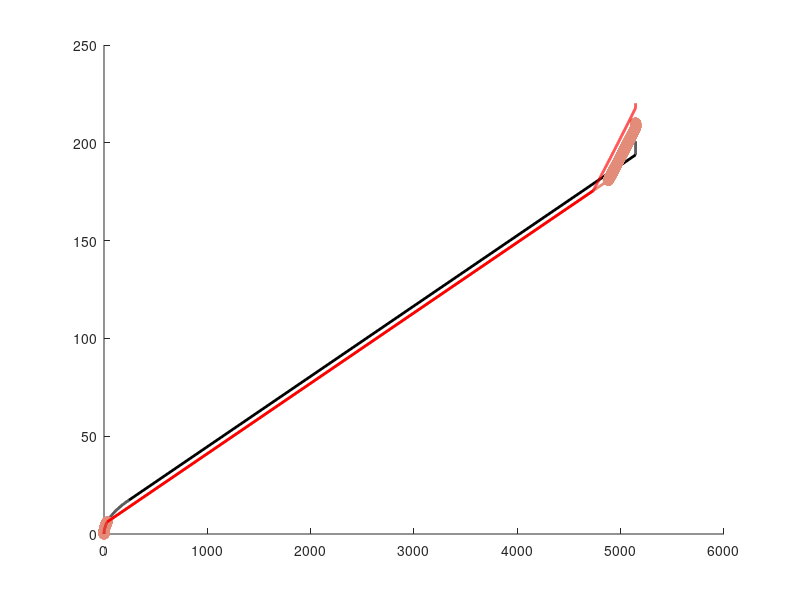

This chart was generated by the following MATLAB code: (Note: this script raises an error after producing the figure.)
clc;clear;
tic;
%数据读入
load('T1.mat');
%%
V1=[100/3.6,10,10,10.02,10.94,14.27];
V2=[100/3.6,9.61,9.39,8.78,7.6,6.92];
% V1=[10];
% V2=[9.61];

Ts=[200,210,220,230,250,350,600];
mark=["-","-","--",":","--","--"];
Maks=["none",".","none","none","none","none"];
colo=[[0,0,0];[227,140,122];[255,0,0];[0,0,255];[176,101,89];[215,157,164]]./255;
n = length(V1);
for i=1:1:n
    v1=V1(i);
    v2=V2(i);
    %牵引时间计算
    dt=0.01;
    A=zeros(1,1800);
    S1=zeros(1,1800);
    E1=zeros(1,1800);
    for i1=2:1:1800
        f1=2.0895+0.0098*A(i1-1)+0.006*(A(i1-1)^2);
        A(i1)=(Nmax-f1)*dt/(m*rou)+A(i1-1);
        S1(i1)=S1(i1-1)+(A(i1)+A(i1-1))*dt/2;
        E1(i1)=Nmax*A(i1)*dt;
        if(A(i1)>=v1) 
            break;
        end
    end
    A = A(A~=0);
    A=[0,A];
    S1 = S1(S1~=0);
    S1=[0,S1];
    E1 = E1(E1~=0);
    E1=[0,E1];
    t1=(i1-1)*dt;
   %制动时间计算
    D=zeros(1,1800);
    D(1)=v2;
    S4=zeros(1,1800);
    for i4=2:1:1800
        f4=2.0895+0.0098*D(i4-1)+0.006*(D(i4-1)^2);
        D(i4)=-(Stopmax+f4)*dt/(m*rou)+D(i4-1);
        S4(i4)=S4(i4)+(D(i4)+D(i4-1))*dt/2;
        if(D(i4)<=0) 
            break;
        end
    end
    D = D(D~=0);
    S4 = S4(S4~=0);
    S4=[0,S4];
    t4=(i4-1)*dt;
    %惰行
    dt=0.01;
    C=zeros(1,180000);
    C(1)=v1;
    S3=zeros(1,180000);
    for i3=2:1:180000
        f3=2.0895+0.0098*C(i3-1)+0.006*(C(i3-1)^2);
        C(i3)=(-f3)*dt/(m*rou)+C(i3-1);
        S3(i3)=S3(i3-1)+(C(i3)+C(i3-1))*dt/2;
        if(C(i3)<=v2) 
            break;
        end
    end
    C = C(C~=0);
    S3 = S3(S3~=0);
    S3=[0,S3];
    t3=(i3-1)*dt;
    
    % %计算巡航时间
    S2=S-S1(end)-S4(end)-S3(end);
    t2=S2/Vmax;
    f2=2.0895+0.0098*v1+0.006*(v1^2);
    S3=S3+S1(end)+S2;
    S4=S4+S3(end);
    E2=f2*v1*dt;
    %速度/距离
    hold on;
    col=colo(i,:);
    mak=mark(i);
    mak2=Maks(i);
    %时间/距离
%     plot(S1,(0:1:i1-1)*dt,'r-', 'LineWidth',2);
%     plot([S1(end),S3(1)],[t1,t1+t2],'r-', 'LineWidth',2);
%     plot(S3,(0:1:i3-1)*dt+t1+t2,'r-', 'LineWidth',2)
%     plot(S4,(0:1:i4-1)*dt+(t1+t2+t3),'r-', 'LineWidth', 2);
%     
%     [S1,S1(end),S3(1),S3,S4],[((0:1:i1-1)*dt),t1,t1+t2,((0:1:i3-1)*dt+t1+t2),((0:1:i4-1)*dt+(t1+t2+t3))]
    plot([S1,S1(end),S3(1),S3,S4],[((0:1:i1-1)*dt),t1,t1+t2,((0:1:i3-1)*dt+t1+t2),((0:1:i4-1)*dt+(t1+t2+t3))],'Color',col, 'LineStyle',mak,'Marker',mak2, 'LineWidth',2)
end
legend('200s','210s','220s','250s','350s','500s');
xlim([0, 5200]);
ylim([0,550]);

tt2=toc;
disp(['代码执行时间：', num2str(tt2), '秒']);